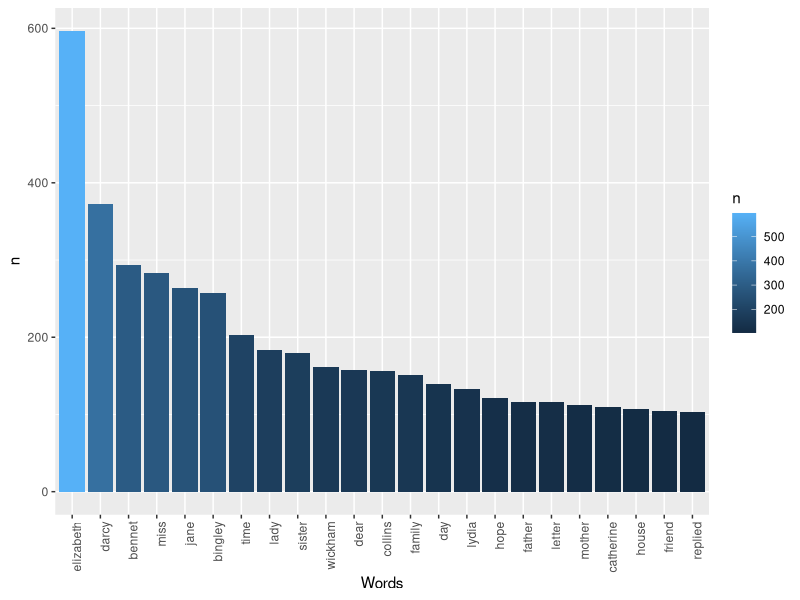

Here is the R script that generated this plot:
## ---- chunk 1
knitr::opts_chunk$set(echo = TRUE)
## ---- chunk 2
library(tidyverse)
library(janeaustenr)
library(tidytext)
## ---- chunk 3
#Make a data frame storing each line of text as a row
df <- tibble(prideprejudice)
df

#Using the tidytext::unnest_tokens function, parse text into individual words and store each word in a new column named 'Words'
words <- df %>%
  unnest_tokens(output = Words, input = prideprejudice)

#Select stop words using the tidytext package (https://cran.r-project.org/web/packages/tidytext/index.html) 'stop_words' list
stopwords <- stop_words %>%
  select(Words = word)

#Remove selected stop words by joining the two tibbles via anti-join, discarding all words with a match in the 'stopwords' tibble

clean_words <- anti_join(words, stopwords)

#Obtain count of each word
clean_words <- clean_words %>%
  count(Words, sort = TRUE)

#There are too many words to graph - filter for words appearing >50 times in the text:

clean_words <- clean_words %>%
  filter(n > 100) %>%
  mutate(Words = reorder(Words, 1/n))

clean_words

#Graph the clean_words dataset
ggplot(data = clean_words) + 
  geom_col(aes(x = Words, y = n, fill = n)) +
  theme(axis.text.x = element_text(angle = 90, hjust = 1))
  theme_light()
